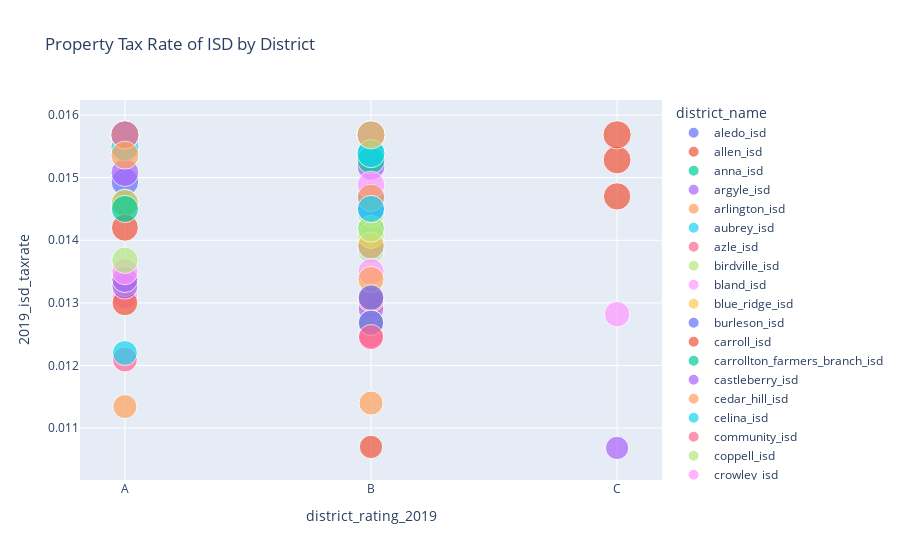

The code cell stored with this chart in its notebook:
### Code cell
scatter_test_taxrate2 = px.scatter(
    isd_data,
    x="district_rating_2019",
    y="2019_isd_taxrate",
    size = "2019_isd_taxrate",
    color = "district_name",
    hover_name = "district_name",
    title= "Property Tax Rate of ISD by District"
)
scatter_test_taxrate2

### Figure 1 — Plotly figure (JSON) as saved in the notebook; plotly's stock layout.template omitted (floating-point values rounded to 4 significant figures)
{"data": [{"hovertemplate": "<b>%{hovertext}</b><br><br>district_name=aledo_isd<br>district_rating_2019=%{x}<br>2019_isd_taxrate=%{marker.size}<extra></extra>", "hovertext": ["aledo_isd"], "legendgroup": "aledo_isd", "marker": {"color": "#636efa", "size": [0.01493], "sizemode": "area", "sizeref": 3.921e-05, "symbol": "circle"}, "mode": "markers", "name": "aledo_isd", "orientation": "v", "showlegend": true, "type": "scatter", "x": ["A"], "xaxis": "x", "y": [0.01493], "yaxis": "y"}, {"hovertemplate": "<b>%{hovertext}</b><br><br>district_name=allen_isd<br>district_rating_2019=%{x}<br>2019_isd_taxrate=%{marker.size}<extra></extra>", "hovertext": ["allen_isd"], "legendgroup": "allen_isd", "marker": {"color": "#EF553B", "size": [0.01459], "sizemode": "area", "sizeref": 3.921e-05, "symbol": "circle"}, "mode": "markers", "name": "allen_isd", "orientation": "v", "showlegend": true, "type": "scatter", "x": ["A"], "xaxis": "x", "y": [0.01459], "yaxis": "y"}, {"hovertemplate": "<b>%{hovertext}</b><br><br>district_name=anna_isd<br>district_rating_2019=%{x}<br>2019_isd_taxrate=%{marker.size}<extra></extra>", "hovertext": ["anna_isd"], "legendgroup": "anna_isd", "marker": {"color": "#00cc96", "size": [0.01568], "sizemode": "area", "sizeref": 3.921e-05, "symbol": "circle"}, "mode": "markers", "name": "anna_isd", "orientation": "v", "showlegend": true, "type": "scatter", "x": ["B"], "xaxis": "x", "y": [0.01568], "yaxis": "y"}, {"hovertemplate": "<b>%{hovertext}</b><br><br>district_name=argyle_isd<br>district_rating_2019=%{x}<br>2019_isd_taxrate=%{marker.size}<extra></extra>", "hovertext": ["argyle_isd"], "legendgroup": "argyle_isd", "marker": {"color": "#ab63fa", "size": [0.01508], "sizemode": "area", "sizeref": 3.921e-05, "symbol": "circle"}, "mode": "markers", "name": "argyle_isd", "orientation": "v", "showlegend": true, "type": "scatter", "x": ["A"], "xaxis": "x", "y": [0.01508], "yaxis": "y"}, {"hovertemplate": "<b>%{hovertext}</b><br><br>district_name=arlington_isd<br>district_rating_2019=%{x}<br>2019_isd_taxrate=%{marker.size}<extra></extra>", "hovertext": ["arlington_isd"], "legendgroup": "arlington_isd", "marker": {"color": "#FFA15A", "size": [0.01299], "sizemode": "area", "sizeref": 3.921e-05, "symbol": "circle"}, "mode": "markers", "name": "arlington_isd", "orientation": "v", "showlegend": true, "type": "scatter", "x": ["B"], "xaxis": "x", "y": [0.01299], "yaxis": "y"}, {"hovertemplate": "<b>%{hovertext}</b><br><br>district_name=aubrey_isd<br>district_rating_2019=%{x}<br>2019_isd_taxrate=%{marker.size}<extra></extra>", "hovertext": ["aubrey_isd"], "legendgroup": "aubrey_isd", "marker": {"color": "#19d3f3", "size": [0.01568], "sizemode": "area", "sizeref": 3.921e-05, "symbol": "circle"}, "mode": "markers", "name": "aubrey_isd", "orientation": "v", "showlegend": true, "type": "scatter", "x": ["A"], "xaxis": "x", "y": [0.01568], "yaxis": "y"}, {"hovertemplate": "<b>%{hovertext}</b><br><br>district_name=azle_isd<br>district_rating_2019=%{x}<br>2019_isd_taxrate=%{marker.size}<extra></extra>", "hovertext": ["azle_isd"], "legendgroup": "azle_isd", "marker": {"color": "#FF6692", "size": [0.01247], "sizemode": "area", "sizeref": 3.921e-05, "symbol": "circle"}, "mode": "markers", "name": "azle_isd", "orientation": "v", "showlegend": true, "type": "scatter", "x": ["B"], "xaxis": "x", "y": [0.01247], "yaxis": "y"}, {"hovertemplate": "<b>%{hovertext}</b><br><br>district_name=birdville_isd<br>district_rating_2019=%{x}<br>2019_isd_taxrate=%{marker.size}<extra></extra>", "hovertext": ["birdville_isd"], "legendgroup": "birdville_isd", "marker": {"color": "#B6E880", "size": [0.01384], "sizemode": "area", "sizeref": 3.921e-05, "symbol": "circle"}, "mode": "markers", "name": "birdville_isd", "orientation": "v", "showlegend": true, "type": "scatter", "x": ["B"], "xaxis": "x", "y": [0.01384], "yaxis": "y"}, {"hovertemplate": "<b>%{hovertext}</b><br><br>district_name=bland_isd<br>district_rating_2019=%{x}<br>2019_isd_taxrate=%{marker.size}<extra></extra>", "hovertext": ["bland_isd"], "legendgroup": "bland_isd", "marker": {"color": "#FF97FF", "size": [0.0131], "sizemode": "area", "sizeref": 3.921e-05, "symbol": "circle"}, "mode": "markers", "name": "bland_isd", "orientation": "v", "showlegend": true, "type": "scatter", "x": ["A"], "xaxis": "x", "y": [0.0131], "yaxis": "y"}, {"hovertemplate": "<b>%{hovertext}</b><br><br>district_name=blue_ridge_isd<br>district_rating_2019=%{x}<br>2019_isd_taxrate=%{marker.size}<extra></extra>", "hovertext": ["blue_ridge_isd"], "legendgroup": "blue_ridge_isd", "marker": {"color": "#FECB52", "size": [0.01568], "sizemode": "area", "sizeref": 3.921e-05, "symbol": "circle"}, "mode": "markers", "name": "blue_ridge_isd", "orientation": "v", "showlegend": true, "type": "scatter", "x": ["A"], "xaxis": "x", "y": [0.01568], "yaxis": "y"}, {"hovertemplate": "<b>%{hovertext}</b><br><br>district_name=burleson_isd<br>district_rating_2019=%{x}<br>2019_isd_taxrate=%{marker.size}<extra></extra>", "hovertext": ["burleson_isd"], "legendgroup": "burleson_isd", "marker": {"color": "#636efa", "size": [0.01568], "sizemode": "area", "sizeref": 3.921e-05, "symbol": "circle"}, "mode": "markers", "name": "burleson_isd", "orientation": "v", "showlegend": true, "type": "scatter", "x": ["B"], "xaxis": "x", "y": [0.01568], "yaxis": "y"}, {"hovertemplate": "<b>%{hovertext}</b><br><br>district_name=carroll_isd<br>district_rating_2019=%{x}<br>2019_isd_taxrate=%{marker.size}<extra></extra>", "hovertext": ["carroll_isd"], "legendgroup": "carroll_isd", "marker": {"color": "#EF553B", "size": [0.013], "sizemode": "area", "sizeref": 3.921e-05, "symbol": "circle"}, "mode": "markers", "name": "carroll_isd", "orientation": "v", "showlegend": true, "type": "scatter", "x": ["A"], "xaxis": "x", "y": [0.013], "yaxis": "y"}, {"hovertemplate": "<b>%{hovertext}</b><br><br>district_name=carrollton_farmers_branch_isd<br>district_rating_2019=%{x}<br>2019_isd_taxrate=%{marker.size}<extra></extra>", "hovertext": ["carrollton_farmers_branch_isd"], "legendgroup": "carrollton_farmers_branch_isd", "marker": {"color": "#00cc96", "size": [0.01268], "sizemode": "area", "sizeref": 3.921e-05, "symbol": "circle"}, "mode": "markers", "name": "carrollton_farmers_branch_isd", "orientation": "v", "showlegend": true, "type": "scatter", "x": ["B"], "xaxis": "x", "y": [0.01268], "yaxis": "y"}, {"hovertemplate": "<b>%{hovertext}</b><br><br>district_name=castleberry_isd<br>district_rating_2019=%{x}<br>2019_isd_taxrate=%{marker.size}<extra></extra>", "hovertext": ["castleberry_isd"], "legendgroup": "castleberry_isd", "marker": {"color": "#ab63fa", "size": [0.01291], "sizemode": "area", "sizeref": 3.921e-05, "symbol": "circle"}, "mode": "markers", "name": "castleberry_isd", "orientation": "v", "showlegend": true, "type": "scatter", "x": ["B"], "xaxis": "x", "y": [0.01291], "yaxis": "y"}, {"hovertemplate": "<b>%{hovertext}</b><br><br>district_name=cedar_hill_isd<br>district_rating_2019=%{x}<br>2019_isd_taxrate=%{marker.size}<extra></extra>", "hovertext": ["cedar_hill_isd"], "legendgroup": "cedar_hill_isd", "marker": {"color": "#FFA15A", "size": [0.01306], "sizemode": "area", "sizeref": 3.921e-05, "symbol": "circle"}, "mode": "markers", "name": "cedar_hill_isd", "orientation": "v", "showlegend": true, "type": "scatter", "x": ["B"], "xaxis": "x", "y": [0.01306], "yaxis": "y"}, {"hovertemplate": "<b>%{hovertext}</b><br><br>district_name=celina_isd<br>district_rating_2019=%{x}<br>2019_isd_taxrate=%{marker.size}<extra></extra>", "hovertext": ["celina_isd"], "legendgroup": "celina_isd", "marker": {"color": "#19d3f3", "size": [0.01549], "sizemode": "area", "sizeref": 3.921e-05, "symbol": "circle"}, "mode": "markers", "name": "celina_isd", "orientation": "v", "showlegend": true, "type": "scatter", "x": ["A"], "xaxis": "x", "y": [0.01549], "yaxis": "y"}, {"hovertemplate": "<b>%{hovertext}</b><br><br>district_name=community_isd<br>district_rating_2019=%{x}<br>2019_isd_taxrate=%{marker.size}<extra></extra>", "hovertext": ["community_isd"], "legendgroup": "community_isd", "marker": {"color": "#FF6692", "size": [0.01568], "sizemode": "area", "sizeref": 3.921e-05, "symbol": "circle"}, "mode": "markers", "name": "community_isd", "orientation": "v", "showlegend": true, "type": "scatter", "x": ["A"], "xaxis": "x", "y": [0.01568], "yaxis": "y"}, {"hovertemplate": "<b>%{hovertext}</b><br><br>district_name=coppell_isd<br>district_rating_2019=%{x}<br>2019_isd_taxrate=%{marker.size}<extra></extra>", "hovertext": ["coppell_isd"], "legendgroup": "coppell_isd", "marker": {"color": "#B6E880", "size": [0.01331], "sizemode": "area", "sizeref": 3.921e-05, "symbol": "circle"}, "mode": "markers", "name": "coppell_isd", "orientation": "v", "showlegend": true, "type": "scatter", "x": ["A"], "xaxis": "x", "y": [0.01331], "yaxis": "y"}, {"hovertemplate": "<b>%{hovertext}</b><br><br>district_name=crowley_isd<br>district_rating_2019=%{x}<br>2019_isd_taxrate=%{marker.size}<extra></extra>", "hovertext": ["crowley_isd"], "legendgroup": "crowley_isd", "marker": {"color": "#FF97FF", "size": [0.01568], "sizemode": "area", "sizeref": 3.921e-05, "symbol": "circle"}, "mode": "markers", "name": "crowley_isd", "orientation": "v", "showlegend": true, "type": "scatter", "x": ["B"], "xaxis": "x", "y": [0.01568], "yaxis": "y"}, {"hovertemplate": "<b>%{hovertext}</b><br><br>district_name=dallas_isd<br>district_rating_2019=%{x}<br>2019_isd_taxrate=%{marker.size}<extra></extra>", "hovertext": ["dallas_isd"], "legendgroup": "dallas_isd", "marker": {"color": "#FECB52", "size": [0.0131], "sizemode": "area", "sizeref": 3.921e-05, "symbol": "circle"}, "mode": "markers", "name": "dallas_isd", "orientation": "v", "showlegend": true, "type": "scatter", "x": ["B"], "xaxis": "x", "y": [0.0131], "yaxis": "y"}, {"hovertemplate": "<b>%{hovertext}</b><br><br>district_name=denton_isd<br>district_rating_2019=%{x}<br>2019_isd_taxrate=%{marker.size}<extra></extra>", "hovertext": ["denton_isd"], "legendgroup": "denton_isd", "marker": {"color": "#636efa", "size": [0.0147], "sizemode": "area", "sizeref": 3.921e-05, "symbol": "circle"}, "mode": "markers", "name": "denton_isd", "orientation": "v", "showlegend": true, "type": "scatter", "x": ["B"], "xaxis": "x", "y": [0.0147], "yaxis": "y"}, {"hovertemplate": "<b>%{hovertext}</b><br><br>district_name=desoto_isd<br>district_rating_2019=%{x}<br>2019_isd_taxrate=%{marker.size}<extra></extra>", "hovertext": ["desoto_isd"], "legendgroup": "desoto_isd", "marker": {"color": "#EF553B", "size": [0.01528], "sizemode": "area", "sizeref": 3.921e-05, "symbol": "circle"}, "mode": "markers", "name": "desoto_isd", "orientation": "v", "showlegend": true, "type": "scatter", "x": ["C"], "xaxis": "x", "y": [0.01528], "yaxis": "y"}, {"hovertemplate": "<b>%{hovertext}</b><br><br>district_name=duncanville_isd<br>district_rating_2019=%{x}<br>2019_isd_taxrate=%{marker.size}<extra></extra>", "hovertext": ["duncanville_isd"], "legendgroup": "duncanville_isd", "marker": {"color": "#00cc96", "size": [0.01418], "sizemode": "area", "sizeref": 3.921e-05, "symbol": "circle"}, "mode": "markers", "name": "duncanville_isd", "orientation": "v", "showlegend": true, "type": "scatter", "x": ["B"], "xaxis": "x", "y": [0.01418], "yaxis": "y"}, {"hovertemplate": "<b>%{hovertext}</b><br><br>district_name=eagle_mountain_saginaw_isd<br>district_rating_2019=%{x}<br>2019_isd_taxrate=%{marker.size}<extra></extra>", "hovertext": ["eagle_mountain_saginaw_isd"], "legendgroup": "eagle_mountain_saginaw_isd", "marker": {"color": "#ab63fa", "size": [0.01518], "sizemode": "area", "sizeref": 3.921e-05, "symbol": "circle"}, "mode": "markers", "name": "eagle_mountain_saginaw_isd", "orientation": "v", "showlegend": true, "type": "scatter", "x": ["B"], "xaxis": "x", "y": [0.01518], "yaxis": "y"}, {"hovertemplate": "<b>%{hovertext}</b><br><br>district_name=era_isd<br>district_rating_2019=%{x}<br>2019_isd_taxrate=%{marker.size}<extra></extra>", "hovertext": ["era_isd"], "legendgroup": "era_isd", "marker": {"color": "#FFA15A", "size": [0.0114], "sizemode": "area", "sizeref": 3.921e-05, "symbol": "circle"}, "mode": "markers", "name": "era_isd", "orientation": "v", "showlegend": true, "type": "scatter", "x": ["B"], "xaxis": "x", "y": [0.0114], "yaxis": "y"}, {"hovertemplate": "<b>%{hovertext}</b><br><br>district_name=everman_isd<br>district_rating_2019=%{x}<br>2019_isd_taxrate=%{marker.size}<extra></extra>", "hovertext": ["everman_isd"], "legendgroup": "everman_isd", "marker": {"color": "#19d3f3", "size": [0.0139], "sizemode": "area", "sizeref": 3.921e-05, "symbol": "circle"}, "mode": "markers", "name": "everman_isd", "orientation": "v", "showlegend": true, "type": "scatter", "x": ["B"], "xaxis": "x", "y": [0.0139], "yaxis": "y"}, {"hovertemplate": "<b>%{hovertext}</b><br><br>district_name=farmersville_isd<br>district_rating_2019=%{x}<br>2019_isd_taxrate=%{marker.size}<extra></extra>", "hovertext": ["farmersville_isd"], "legendgroup": "farmersville_isd", "marker": {"color": "#FF6692", "size": [0.01209], "sizemode": "area", "sizeref": 3.921e-05, "symbol": "circle"}, "mode": "markers", "name": "farmersville_isd", "orientation": "v", "showlegend": true, "type": "scatter", "x": ["A"], "xaxis": "x", "y": [0.01209], "yaxis": "y"}, {"hovertemplate": "<b>%{hovertext}</b><br><br>district_name=ferris_isd<br>district_rating_2019=%{x}<br>2019_isd_taxrate=%{marker.size}<extra></extra>", "hovertext": ["ferris_isd"], "legendgroup": "ferris_isd", "marker": {"color": "#B6E880", "size": [0.01443], "sizemode": "area", "sizeref": 3.921e-05, "symbol": "circle"}, "mode": "markers", "name": "ferris_isd", "orientation": "v", "showlegend": true, "type": "scatter", "x": ["B"], "xaxis": "x", "y": [0.01443], "yaxis": "y"}, {"hovertemplate": "<b>%{hovertext}</b><br><br>district_name=fort_worth_isd<br>district_rating_2019=%{x}<br>2019_isd_taxrate=%{marker.size}<extra></extra>", "hovertext": ["fort_worth_isd"], "legendgroup": "fort_worth_isd", "marker": {"color": "#FF97FF", "size": [0.01282], "sizemode": "area", "sizeref": 3.921e-05, "symbol": "circle"}, "mode": "markers", "name": "fort_worth_isd", "orientation": "v", "showlegend": true, "type": "scatter", "x": ["C"], "xaxis": "x", "y": [0.01282], "yaxis": "y"}, {"hovertemplate": "<b>%{hovertext}</b><br><br>district_name=frisco_isd<br>district_rating_2019=%{x}<br>2019_isd_taxrate=%{marker.size}<extra></extra>", "hovertext": ["frisco_isd"], "legendgroup": "frisco_isd", "marker": {"color": "#FECB52", "size": [0.01338], "sizemode": "area", "sizeref": 3.921e-05, "symbol": "circle"}, "mode": "markers", "name": "frisco_isd", "orientation": "v", "showlegend": true, "type": "scatter", "x": ["A"], "xaxis": "x", "y": [0.01338], "yaxis": "y"}, {"hovertemplate": "<b>%{hovertext}</b><br><br>district_name=garland_isd<br>district_rating_2019=%{x}<br>2019_isd_taxrate=%{marker.size}<extra></extra>", "hovertext": ["garland_isd"], "legendgroup": "garland_isd", "marker": {"color": "#636efa", "size": [0.0139], "sizemode": "area", "sizeref": 3.921e-05, "symbol": "circle"}, "mode": "markers", "name": "garland_isd", "orientation": "v", "showlegend": true, "type": "scatter", "x": ["B"], "xaxis": "x", "y": [0.0139], "yaxis": "y"}, {"hovertemplate": "<b>%{hovertext}</b><br><br>district_name=godley_isd<br>district_rating_2019=%{x}<br>2019_isd_taxrate=%{marker.size}<extra></extra>", "hovertext": ["godley_isd"], "legendgroup": "godley_isd", "marker": {"color": "#EF553B", "size": [0.0147], "sizemode": "area", "sizeref": 3.921e-05, "symbol": "circle"}, "mode": "markers", "name": "godley_isd", "orientation": "v", "showlegend": true, "type": "scatter", "x": ["C"], "xaxis": "x", "y": [0.0147], "yaxis": "y"}, {"hovertemplate": "<b>%{hovertext}</b><br><br>district_name=grand_prairie_isd<br>district_rating_2019=%{x}<br>2019_isd_taxrate=%{marker.size}<extra></extra>", "hovertext": ["grand_prairie_isd"], "legendgroup": "grand_prairie_isd", "marker": {"color": "#00cc96", "size": [0.01538], "sizemode": "area", "sizeref": 3.921e-05, "symbol": "circle"}, "mode": "markers", "name": "grand_prairie_isd", "orientation": "v", "showlegend": true, "type": "scatter", "x": ["B"], "xaxis": "x", "y": [0.01538], "yaxis": "y"}, {"hovertemplate": "<b>%{hovertext}</b><br><br>district_name=grapevine_colleyville_isd<br>district_rating_2019=%{x}<br>2019_isd_taxrate=%{marker.size}<extra></extra>", "hovertext": ["grapevine_colleyville_isd"], "legendgroup": "grapevine_colleyville_isd", "marker": {"color": "#ab63fa", "size": [0.01327], "sizemode": "area", "sizeref": 3.921e-05, "symbol": "circle"}, "mode": "markers", "name": "grapevine_colleyville_isd", "orientation": "v", "showlegend": true, "type": "scatter", "x": ["A"], "xaxis": "x", "y": [0.01327], "yaxis": "y"}, {"hovertemplate": "<b>%{hovertext}</b><br><br>district_name=highland_park_isd<br>district_rating_2019=%{x}<br>2019_isd_taxrate=%{marker.size}<extra></extra>", "hovertext": ["highland_park_isd"], "legendgroup": "highland_park_isd", "marker": {"color": "#FFA15A", "size": [0.01134], "sizemode": "area", "sizeref": 3.921e-05, "symbol": "circle"}, "mode": "markers", "name": "highland_park_isd", "orientation": "v", "showlegend": true, "type": "scatter", "x": ["A"], "xaxis": "x", "y": [0.01134], "yaxis": "y"}, {"hovertemplate": "<b>%{hovertext}</b><br><br>district_name=hurst_euless_bedford_isd<br>district_rating_2019=%{x}<br>2019_isd_taxrate=%{marker.size}<extra></extra>", "hovertext": ["hurst_euless_bedford_isd"], "legendgroup": "hurst_euless_bedford_isd", "marker": {"color": "#19d3f3", "size": [0.0122], "sizemode": "area", "sizeref": 3.921e-05, "symbol": "circle"}, "mode": "markers", "name": "hurst_euless_bedford_isd", "orientation": "v", "showlegend": true, "type": "scatter", "x": ["A"], "xaxis": "x", "y": [0.0122], "yaxis": "y"}, {"hovertemplate": "<b>%{hovertext}</b><br><br>district_name=irving_isd<br>district_rating_2019=%{x}<br>2019_isd_taxrate=%{marker.size}<extra></extra>", "hovertext": ["irving_isd"], "legendgroup": "irving_isd", "marker": {"color": "#FF6692", "size": [0.01305], "sizemode": "area", "sizeref": 3.921e-05, "symbol": "circle"}, "mode": "markers", "name": "irving_isd", "orientation": "v", "showlegend": true, "type": "scatter", "x": ["B"], "xaxis": "x", "y": [0.01305], "yaxis": "y"}, {"hovertemplate": "<b>%{hovertext}</b><br><br>district_name=keller_isd<br>district_rating_2019=%{x}<br>2019_isd_taxrate=%{marker.size}<extra></extra>", "hovertext": ["keller_isd"], "legendgroup": "keller_isd", "marker": {"color": "#B6E880", "size": [0.01408], "sizemode": "area", "sizeref": 3.921e-05, "symbol": "circle"}, "mode": "markers", "name": "keller_isd", "orientation": "v", "showlegend": true, "type": "scatter", "x": ["B"], "xaxis": "x", "y": [0.01408], "yaxis": "y"}, {"hovertemplate": "<b>%{hovertext}</b><br><br>district_name=kennedale_isd<br>district_rating_2019=%{x}<br>2019_isd_taxrate=%{marker.size}<extra></extra>", "hovertext": ["kennedale_isd"], "legendgroup": "kennedale_isd", "marker": {"color": "#FF97FF", "size": [0.0135], "sizemode": "area", "sizeref": 3.921e-05, "symbol": "circle"}, "mode": "markers", "name": "kennedale_isd", "orientation": "v", "showlegend": true, "type": "scatter", "x": ["B"], "xaxis": "x", "y": [0.0135], "yaxis": "y"}, {"hovertemplate": "<b>%{hovertext}</b><br><br>district_name=krum_isd<br>district_rating_2019=%{x}<br>2019_isd_taxrate=%{marker.size}<extra></extra>", "hovertext": ["krum_isd"], "legendgroup": "krum_isd", "marker": {"color": "#FECB52", "size": [0.01392], "sizemode": "area", "sizeref": 3.921e-05, "symbol": "circle"}, "mode": "markers", "name": "krum_isd", "orientation": "v", "showlegend": true, "type": "scatter", "x": ["B"], "xaxis": "x", "y": [0.01392], "yaxis": "y"}, {"hovertemplate": "<b>%{hovertext}</b><br><br>district_name=lake_dallas_isd<br>district_rating_2019=%{x}<br>2019_isd_taxrate=%{marker.size}<extra></extra>", "hovertext": ["lake_dallas_isd"], "legendgroup": "lake_dallas_isd", "marker": {"color": "#636efa", "size": [0.01568], "sizemode": "area", "sizeref": 3.921e-05, "symbol": "circle"}, "mode": "markers", "name": "lake_dallas_isd", "orientation": "v", "showlegend": true, "type": "scatter", "x": ["B"], "xaxis": "x", "y": [0.01568], "yaxis": "y"}, {"hovertemplate": "<b>%{hovertext}</b><br><br>district_name=lake_worth_isd<br>district_rating_2019=%{x}<br>2019_isd_taxrate=%{marker.size}<extra></extra>", "hovertext": ["lake_worth_isd"], "legendgroup": "lake_worth_isd", "marker": {"color": "#EF553B", "size": [0.01568], "sizemode": "area", "sizeref": 3.921e-05, "symbol": "circle"}, "mode": "markers", "name": "lake_worth_isd", "orientation": "v", "showlegend": true, "type": "scatter", "x": ["C"], "xaxis": "x", "y": [0.01568], "yaxis": "y"}, {"hovertemplate": "<b>%{hovertext}</b><br><br>district_name=lancaster_isd<br>district_rating_2019=%{x}<br>2019_isd_taxrate=%{marker.size}<extra></extra>", "hovertext": ["lancaster_isd"], "legendgroup": "lancaster_isd", "marker": {"color": "#00cc96", "size": [0.01528], "sizemode": "area", "sizeref": 3.921e-05, "symbol": "circle"}, "mode": "markers", "name": "lancaster_isd", "orientation": "v", "showlegend": true, "type": "scatter", "x": ["B"], "xaxis": "x", "y": [0.01528], "yaxis": "y"}, {"hovertemplate": "<b>%{hovertext}</b><br><br>district_name=leonard_isd<br>district_rating_2019=%{x}<br>2019_isd_taxrate=%{marker.size}<extra></extra>", "hovertext": ["leonard_isd"], "legendgroup": "leonard_isd", "marker": {"color": "#ab63fa", "size": [0.01068], "sizemode": "area", "sizeref": 3.921e-05, "symbol": "circle"}, "mode": "markers", "name": "leonard_isd", "orientation": "v", "showlegend": true, "type": "scatter", "x": ["C"], "xaxis": "x", "y": [0.01068], "yaxis": "y"}, {"hovertemplate": "<b>%{hovertext}</b><br><br>district_name=lewisville_isd<br>district_rating_2019=%{x}<br>2019_isd_taxrate=%{marker.size}<extra></extra>", "hovertext": ["lewisville_isd"], "legendgroup": "lewisville_isd", "marker": {"color": "#FFA15A", "size": [0.01337], "sizemode": "area", "sizeref": 3.921e-05, "symbol": "circle"}, "mode": "markers", "name": "lewisville_isd", "orientation": "v", "showlegend": true, "type": "scatter", "x": ["B"], "xaxis": "x", "y": [0.01337], "yaxis": "y"}, {"hovertemplate": "<b>%{hovertext}</b><br><br>district_name=little_elm_isd<br>district_rating_2019=%{x}<br>2019_isd_taxrate=%{marker.size}<extra></extra>", "hovertext": ["little_elm_isd"], "legendgroup": "little_elm_isd", "marker": {"color": "#19d3f3", "size": [0.01538], "sizemode": "area", "sizeref": 3.921e-05, "symbol": "circle"}, "mode": "markers", "name": "little_elm_isd", "orientation": "v", "showlegend": true, "type": "scatter", "x": ["B"], "xaxis": "x", "y": [0.01538], "yaxis": "y"}, {"hovertemplate": "<b>%{hovertext}</b><br><br>district_name=lovejoy_isd<br>district_rating_2019=%{x}<br>2019_isd_taxrate=%{marker.size}<extra></extra>", "hovertext": ["lovejoy_isd"], "legendgroup": "lovejoy_isd", "marker": {"color": "#FF6692", "size": [0.01568], "sizemode": "area", "sizeref": 3.921e-05, "symbol": "circle"}, "mode": "markers", "name": "lovejoy_isd", "orientation": "v", "showlegend": true, "type": "scatter", "x": ["A"], "xaxis": "x", "y": [0.01568], "yaxis": "y"}, {"hovertemplate": "<b>%{hovertext}</b><br><br>district_name=mansfield_isd<br>district_rating_2019=%{x}<br>2019_isd_taxrate=%{marker.size}<extra></extra>", "hovertext": ["mansfield_isd"], "legendgroup": "mansfield_isd", "marker": {"color": "#B6E880", "size": [0.0146], "sizemode": "area", "sizeref": 3.921e-05, "symbol": "circle"}, "mode": "markers", "name": "mansfield_isd", "orientation": "v", "showlegend": true, "type": "scatter", "x": ["A"], "xaxis": "x", "y": [0.0146], "yaxis": "y"}, {"hovertemplate": "<b>%{hovertext}</b><br><br>district_name=mckinney_isd<br>district_rating_2019=%{x}<br>2019_isd_taxrate=%{marker.size}<extra></extra>", "hovertext": ["mckinney_isd"], "legendgroup": "mckinney_isd", "marker": {"color": "#FF97FF", "size": [0.01488], "sizemode": "area", "sizeref": 3.921e-05, "symbol": "circle"}, "mode": "markers", "name": "mckinney_isd", "orientation": "v", "showlegend": true, "type": "scatter", "x": ["B"], "xaxis": "x", "y": [0.01488], "yaxis": "y"}, {"hovertemplate": "<b>%{hovertext}</b><br><br>district_name=melissa_isd<br>district_rating_2019=%{x}<br>2019_isd_taxrate=%{marker.size}<extra></extra>", "hovertext": ["melissa_isd"], "legendgroup": "melissa_isd", "marker": {"color": "#FECB52", "size": [0.01568], "sizemode": "area", "sizeref": 3.921e-05, "symbol": "circle"}, "mode": "markers", "name": "melissa_isd", "orientation": "v", "showlegend": true, "type": "scatter", "x": ["A"], "xaxis": "x", "y": [0.01568], "yaxis": "y"}, {"hovertemplate": "<b>%{hovertext}</b><br><br>district_name=mesquite_isd<br>district_rating_2019=%{x}<br>2019_isd_taxrate=%{marker.size}<extra></extra>", "hovertext": ["mesquite_isd"], "legendgroup": "mesquite_isd", "marker": {"color": "#636efa", "size": [0.0145], "sizemode": "area", "sizeref": 3.921e-05, "symbol": "circle"}, "mode": "markers", "name": "mesquite_isd", "orientation": "v", "showlegend": true, "type": "scatter", "x": ["B"], "xaxis": "x", "y": [0.0145], "yaxis": "y"}, {"hovertemplate": "<b>%{hovertext}</b><br><br>district_name=northwest_isd<br>district_rating_2019=%{x}<br>2019_isd_taxrate=%{marker.size}<extra></extra>", "hovertext": ["northwest_isd"], "legendgroup": "northwest_isd", "marker": {"color": "#EF553B", "size": [0.0142], "sizemode": "area", "sizeref": 3.921e-05, "symbol": "circle"}, "mode": "markers", "name": "northwest_isd", "orientation": "v", "showlegend": true, "type": "scatter", "x": ["A"], "xaxis": "x", "y": [0.0142], "yaxis": "y"}, {"hovertemplate": "<b>%{hovertext}</b><br><br>district_name=pilot_point_isd<br>district_rating_2019=%{x}<br>2019_isd_taxrate=%{marker.size}<extra></extra>", "hovertext": ["pilot_point_isd"], "legendgroup": "pilot_point_isd", "marker": {"color": "#00cc96", "size": [0.01268], "sizemode": "area", "sizeref": 3.921e-05, "symbol": "circle"}, "mode": "markers", "name": "pilot_point_isd", "orientation": "v", "showlegend": true, "type": "scatter", "x": ["B"], "xaxis": "x", "y": [0.01268], "yaxis": "y"}, {"hovertemplate": "<b>%{hovertext}</b><br><br>district_name=plano_isd<br>district_rating_2019=%{x}<br>2019_isd_taxrate=%{marker.size}<extra></extra>", "hovertext": ["plano_isd"], "legendgroup": "plano_isd", "marker": {"color": "#ab63fa", "size": [0.01337], "sizemode": "area", "sizeref": 3.921e-05, "symbol": "circle"}, "mode": "markers", "name": "plano_isd", "orientation": "v", "showlegend": true, "type": "scatter", "x": ["A"], "xaxis": "x", "y": [0.01337], "yaxis": "y"}, {"hovertemplate": "<b>%{hovertext}</b><br><br>district_name=ponder_isd<br>district_rating_2019=%{x}<br>2019_isd_taxrate=%{marker.size}<extra></extra>", "hovertext": ["ponder_isd"], "legendgroup": "ponder_isd", "marker": {"color": "#FFA15A", "size": [0.01468], "sizemode": "area", "sizeref": 3.921e-05, "symbol": "circle"}, "mode": "markers", "name": "ponder_isd", "orientation": "v", "showlegend": true, "type": "scatter", "x": ["B"], "xaxis": "x", "y": [0.01468], "yaxis": "y"}, {"hovertemplate": "<b>%{hovertext}</b><br><br>district_name=princeton_isd<br>district_rating_2019=%{x}<br>2019_isd_taxrate=%{marker.size}<extra></extra>", "hovertext": ["princeton_isd"], "legendgroup": "princeton_isd", "marker": {"color": "#19d3f3", "size": [0.01568], "sizemode": "area", "sizeref": 3.921e-05, "symbol": "circle"}, "mode": "markers", "name": "princeton_isd", "orientation": "v", "showlegend": true, "type": "scatter", "x": ["A"], "xaxis": "x", "y": [0.01568], "yaxis": "y"}, {"hovertemplate": "<b>%{hovertext}</b><br><br>district_name=prosper_isd<br>district_rating_2019=%{x}<br>2019_isd_taxrate=%{marker.size}<extra></extra>", "hovertext": ["prosper_isd"], "legendgroup": "prosper_isd", "marker": {"color": "#FF6692", "size": [0.01568], "sizemode": "area", "sizeref": 3.921e-05, "symbol": "circle"}, "mode": "markers", "name": "prosper_isd", "orientation": "v", "showlegend": true, "type": "scatter", "x": ["A"], "xaxis": "x", "y": [0.01568], "yaxis": "y"}, {"hovertemplate": "<b>%{hovertext}</b><br><br>district_name=richardson_isd<br>district_rating_2019=%{x}<br>2019_isd_taxrate=%{marker.size}<extra></extra>", "hovertext": ["richardson_isd"], "legendgroup": "richardson_isd", "marker": {"color": "#B6E880", "size": [0.01418], "sizemode": "area", "sizeref": 3.921e-05, "symbol": "circle"}, "mode": "markers", "name": "richardson_isd", "orientation": "v", "showlegend": true, "type": "scatter", "x": ["B"], "xaxis": "x", "y": [0.01418], "yaxis": "y"}, {"hovertemplate": "<b>%{hovertext}</b><br><br>district_name=rockwall_isd<br>district_rating_2019=%{x}<br>2019_isd_taxrate=%{marker.size}<extra></extra>", "hovertext": ["rockwall_isd"], "legendgroup": "rockwall_isd", "marker": {"color": "#FF97FF", "size": [0.0135], "sizemode": "area", "sizeref": 3.921e-05, "symbol": "circle"}, "mode": "markers", "name": "rockwall_isd", "orientation": "v", "showlegend": true, "type": "scatter", "x": ["A"], "xaxis": "x", "y": [0.0135], "yaxis": "y"}, {"hovertemplate": "<b>%{hovertext}</b><br><br>district_name=royse_city<br>district_rating_2019=%{x}<br>2019_isd_taxrate=%{marker.size}<extra></extra>", "hovertext": ["royse_city"], "legendgroup": "royse_city", "marker": {"color": "#FECB52", "size": [0.01568], "sizemode": "area", "sizeref": 3.921e-05, "symbol": "circle"}, "mode": "markers", "name": "royse_city", "orientation": "v", "showlegend": true, "type": "scatter", "x": ["B"], "xaxis": "x", "y": [0.01568], "yaxis": "y"}, {"hovertemplate": "<b>%{hovertext}</b><br><br>district_name=sanger_isd<br>district_rating_2019=%{x}<br>2019_isd_taxrate=%{marker.size}<extra></extra>", "hovertext": ["sanger_isd"], "legendgroup": "sanger_isd", "marker": {"color": "#636efa", "size": [0.01308], "sizemode": "area", "sizeref": 3.921e-05, "symbol": "circle"}, "mode": "markers", "name": "sanger_isd", "orientation": "v", "showlegend": true, "type": "scatter", "x": ["B"], "xaxis": "x", "y": [0.01308], "yaxis": "y"}, {"hovertemplate": "<b>%{hovertext}</b><br><br>district_name=slidell_isd<br>district_rating_2019=%{x}<br>2019_isd_taxrate=%{marker.size}<extra></extra>", "hovertext": ["slidell_isd"], "legendgroup": "slidell_isd", "marker": {"color": "#EF553B", "size": [0.0107], "sizemode": "area", "sizeref": 3.921e-05, "symbol": "circle"}, "mode": "markers", "name": "slidell_isd", "orientation": "v", "showlegend": true, "type": "scatter", "x": ["B"], "xaxis": "x", "y": [0.0107], "yaxis": "y"}, {"hovertemplate": "<b>%{hovertext}</b><br><br>district_name=sunnyvale_isd<br>district_rating_2019=%{x}<br>2019_isd_taxrate=%{marker.size}<extra></extra>", "hovertext": ["sunnyvale_isd"], "legendgroup": "sunnyvale_isd", "marker": {"color": "#00cc96", "size": [0.0145], "sizemode": "area", "sizeref": 3.921e-05, "symbol": "circle"}, "mode": "markers", "name": "sunnyvale_isd", "orientation": "v", "showlegend": true, "type": "scatter", "x": ["A"], "xaxis": "x", "y": [0.0145], "yaxis": "y"}, {"hovertemplate": "<b>%{hovertext}</b><br><br>district_name=trenton_isd<br>district_rating_2019=%{x}<br>2019_isd_taxrate=%{marker.size}<extra></extra>", "hovertext": ["trenton_isd"], "legendgroup": "trenton_isd", "marker": {"color": "#ab63fa", "size": [0.01268], "sizemode": "area", "sizeref": 3.921e-05, "symbol": "circle"}, "mode": "markers", "name": "trenton_isd", "orientation": "v", "showlegend": true, "type": "scatter", "x": ["B"], "xaxis": "x", "y": [0.01268], "yaxis": "y"}, {"hovertemplate": "<b>%{hovertext}</b><br><br>district_name=van_alstyne_isd<br>district_rating_2019=%{x}<br>2019_isd_taxrate=%{marker.size}<extra></extra>", "hovertext": ["van_alstyne_isd"], "legendgroup": "van_alstyne_isd", "marker": {"color": "#FFA15A", "size": [0.01536], "sizemode": "area", "sizeref": 3.921e-05, "symbol": "circle"}, "mode": "markers", "name": "van_alstyne_isd", "orientation": "v", "showlegend": true, "type": "scatter", "x": ["A"], "xaxis": "x", "y": [0.01536], "yaxis": "y"}, {"hovertemplate": "<b>%{hovertext}</b><br><br>district_name=white_settlement_isd<br>district_rating_2019=%{x}<br>2019_isd_taxrate=%{marker.size}<extra></extra>", "hovertext": ["white_settlement_isd"], "legendgroup": "white_settlement_isd", "marker": {"color": "#19d3f3", "size": [0.0145], "sizemode": "area", "sizeref": 3.921e-05, "symbol": "circle"}, "mode": "markers", "name": "white_settlement_isd", "orientation": "v", "showlegend": true, "type": "scatter", "x": ["B"], "xaxis": "x", "y": [0.0145], "yaxis": "y"}, {"hovertemplate": "<b>%{hovertext}</b><br><br>district_name=whitewright_isd<br>district_rating_2019=%{x}<br>2019_isd_taxrate=%{marker.size}<extra></extra>", "hovertext": ["whitewright_isd"], "legendgroup": "whitewright_isd", "marker": {"color": "#FF6692", "size": [0.01245], "sizemode": "area", "sizeref": 3.921e-05, "symbol": "circle"}, "mode": "markers", "name": "whitewright_isd", "orientation": "v", "showlegend": true, "type": "scatter", "x": ["B"], "xaxis": "x", "y": [0.01245], "yaxis": "y"}, {"hovertemplate": "<b>%{hovertext}</b><br><br>district_name=wylie_isd<br>district_rating_2019=%{x}<br>2019_isd_taxrate=%{marker.size}<extra></extra>", "hovertext": ["wylie_isd"], "legendgroup": "wylie_isd", "marker": {"color": "#B6E880", "size": [0.01368], "sizemode": "area", "sizeref": 3.921e-05, "symbol": "circle"}, "mode": "markers", "name": "wylie_isd", "orientation": "v", "showlegend": true, "type": "scatter", "x": ["A"], "xaxis": "x", "y": [0.01368], "yaxis": "y"}], "layout": {"legend": {"itemsizing": "constant", "title": {"text": "district_name"}, "tracegroupgap": 0}, "title": {"text": "Property Tax Rate of ISD by District"}, "xaxis": {"anchor": "y", "domain": [0, 1], "title": {"text": "district_rating_2019"}}, "yaxis": {"anchor": "x", "domain": [0, 1], "title": {"text": "2019_isd_taxrate"}}}}
